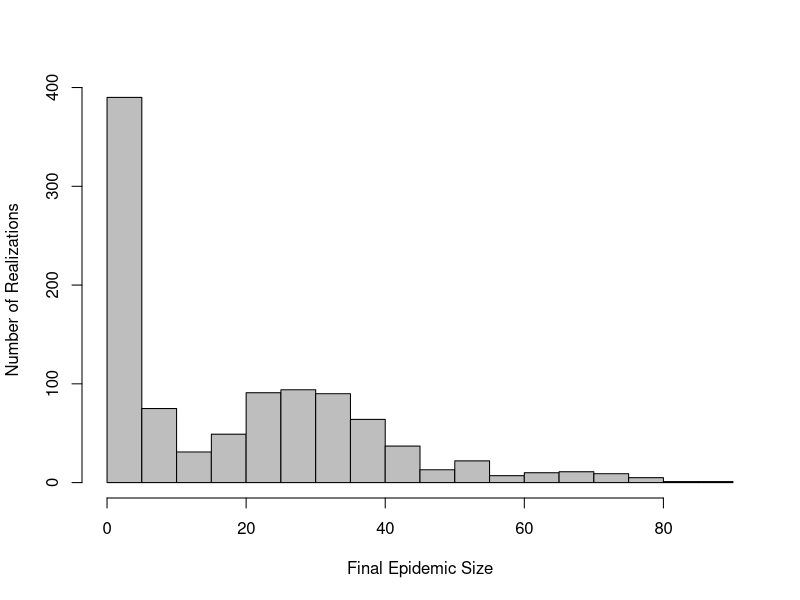
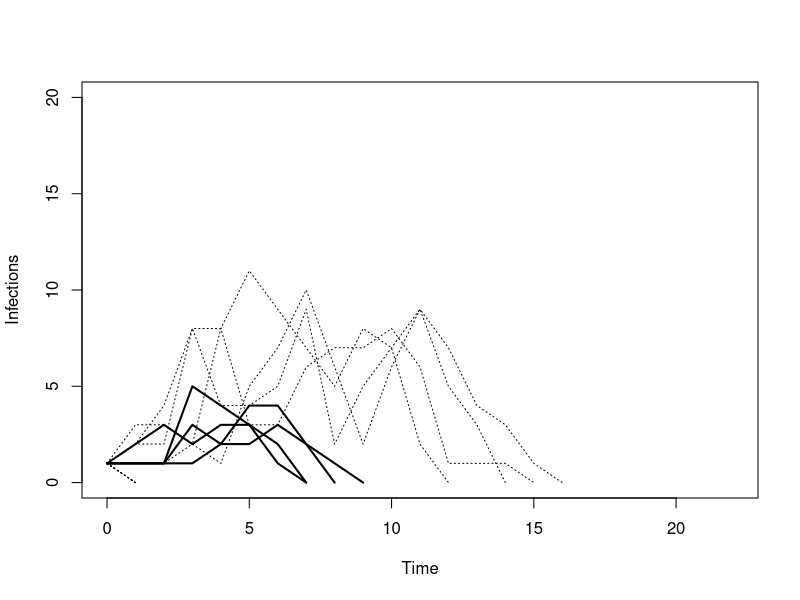
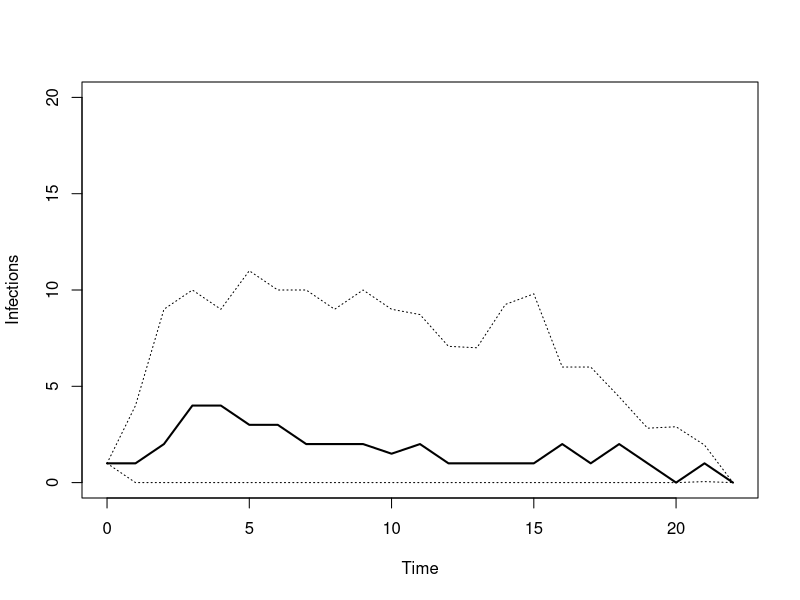
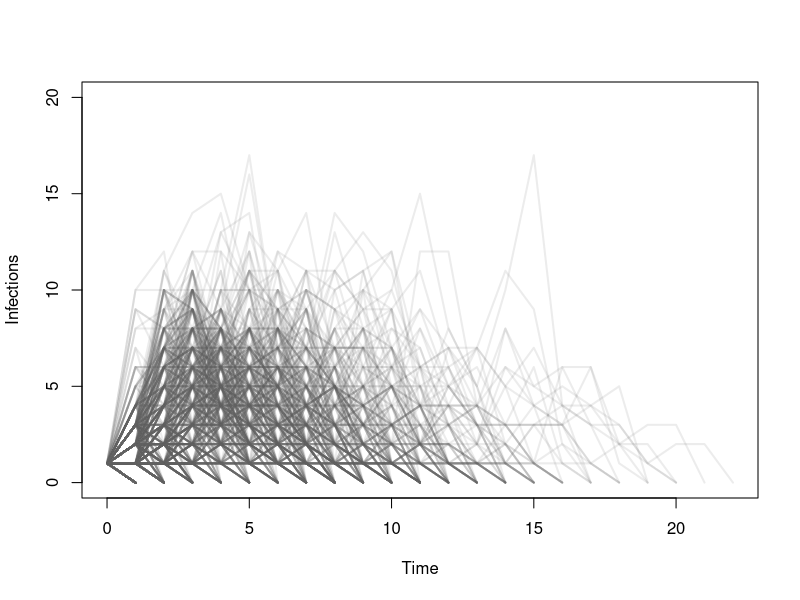
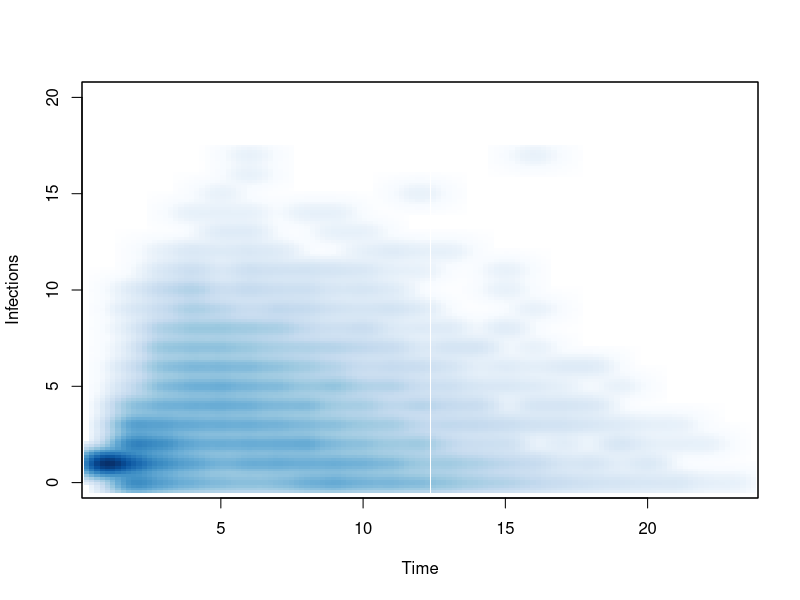

These figures' R source, in order:
###########################################################
# Setting Global Variables, Modifying Data Sets as Needed #
###########################################################
#Importing data sets into R
epidemic_timeseries <- read.csv("epidemic_timeseries.csv", sep=",", header= F)

timeseries_matrix <- as.matrix(epidemic_timeseries)
max_length <- 22 # Number of observations in epidemic_timeseries - 1
realizations <- 1000 # How many realizations of the model were run

#Create a new vector with the total number of cases for each epidemic
epidemic_sizes <- colSums(timeseries_matrix, na.rm = TRUE)
median_size<- median(epidemic_sizes)
upper_size <- quantile(epidemic_sizes, probs = c(0.975), na.rm=TRUE)
lower_size <- quantile(epidemic_sizes, probs = c(0.025), na.rm=TRUE)

#Create a long dataset with all epidemics in a single column with a timestamp
stack_series <- stack(epidemic_timeseries)
timestamp <- data.frame(rep(seq(1,23),realizations))
long_series<- cbind(stack_series,timestamp)
long_series<- long_series[,-2] #delete extraneous column

#Find the median and pointwise 2.5th and 97.5th quantiles for each simulated timestep
median_line <- apply(epidemic_timeseries, 1, median, na.rm = TRUE)
pointwise_CI <- apply(epidemic_timeseries, 1, quantile, probs = c(0.025, 0.975),  na.rm = TRUE)

#Select possible realizations representing the median, 2.5th and 97.5th percentiles of epidemic size
#Draw 4 of each
median_candidates <- which(epidemic_sizes == median_size)
median_sample <- sample(median_candidates, 4)
median_realizations<- epidemic_timeseries[median_sample]

upper_candidates <- which(epidemic_sizes == upper_size)
upper_sample <- sample(upper_candidates, 4)
upper_realizations<- epidemic_timeseries[upper_sample]

lower_candidates <- which(epidemic_sizes == lower_size)
lower_sample <- sample(lower_candidates, 4)
lower_realizations<- epidemic_timeseries[lower_sample]

############
# Figure 2 #
############
#Histogram of Final Epidemic Sizes
pdf('epidemic_histogram.pdf')
hist(epidemic_sizes, breaks = 20, col = "grey", xlab = "Final Epidemic Size", ylab = "Number of Realizations", main="")
dev.off()

#############
# Figure 3A #
#############
#Plot four realizations each of the median, 2.5th and 97.5th percentiles of epidemic sizes
pdf('final_size_intervals.pdf')
plot(0:max_length, rep(NA,max_length+1),main="", xlab="Time",ylab="Infections", ylim=c(0,20))
for (i in 1:4){
	lines(0:max_length,median_realizations[,i], lwd = 2, col = "black")
	lines(0:max_length,upper_realizations[,i], lwd = 1, col = "black", lty = 3)
	lines(0:max_length,lower_realizations[,i], lwd = 1, col = "black", lty = 3)
}
dev.off()

#############
# Figure 3B #
#############
#Plot the pointwise median, 2.5th and 97.5th percentiles of the simulations
pdf('pointwise_intervals.pdf')
plot(0:max_length, rep(NA,max_length+1), main="", xlab="Time",ylab="Infections",ylim=c(0,20))
lines(0:max_length,median_line,lwd=2,col="black") #Plot Median Line
lines(0:max_length,pointwise_CI[1,], lwd=1, col="black", lty = 3) #Plot Lower Interval
lines(0:max_length,pointwise_CI[2,], lwd=1, col="black", lty=3) #Plot Upper Interval
dev.off()

#############
# Figure 3C #
#############
#Plot of each run individually, with transparency set to 70% transparent
pdf('overplotted_lines.pdf')
plot(0:max_length, rep(NA,max_length+1),main="",xlab="Time", ylab="Infections", ylim=c(0,20))
for (i in 1:realizations) {
  lines(0:max_length, timeseries_matrix [ ,i],lwd=2,col=rgb(100,100,100,30,maxColorValue=255))
}
dev.off()

#############
# Figure 3D #
#############
#Smooth scatterplot of the epidemic data, with 128 bins, and plotting of the individual points turned off
pdf('smoothed.pdf')
smoothScatter(long_series[,2],long_series[,1],nbin=128,nrpoints=0,main="", xlab="Time",ylab="Infections", ylim=c(0,20))
dev.off()
